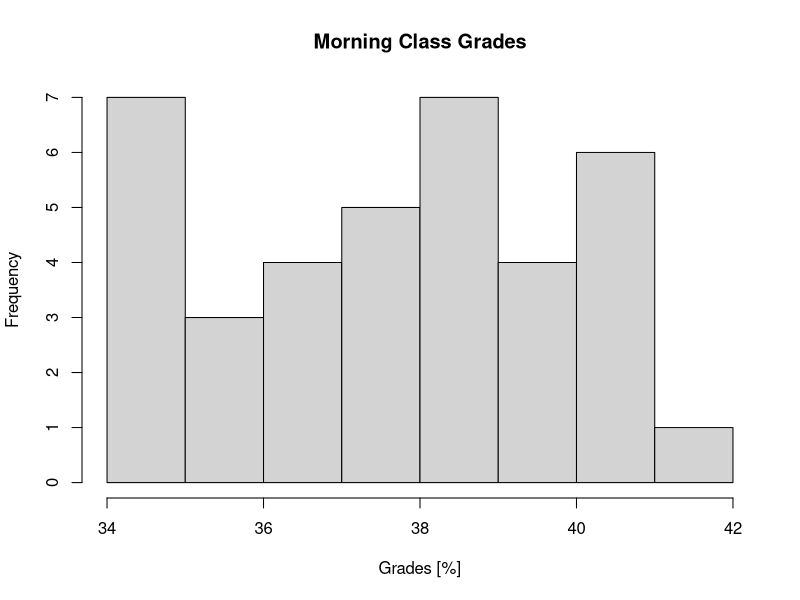
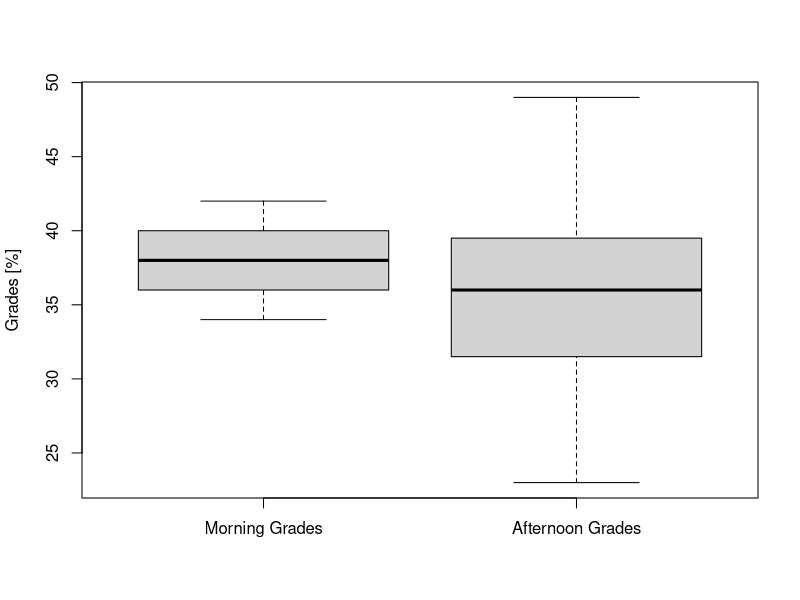

Generate these figures, in order, with R:
# First I will load the data from the text file:
# morning_grades <- read.delim(file.choose(),  stringsAsFactors = FALSE)

morning_grades <- c(39, 35, 39, 39, 40, 37, 41, 39, 42, 40, 37, 35, 38, 36, 40, 35, 38, 36, 39, 35, 38, 35, 39, 38, 40, 38, 41, 41, 37, 34, 41, 37, 41, 35, 39, 36, 41)

afternoon_grades <- c(35, 47, 29, 34, 26, 34, 38, 45, 44, 49, 37, 37, 37, 37, 40, 26, 29, 30, 23, 38, 32, 36, 45, 39, 31, 42, 41, 35, 34, 43, 31, 30, 37, 36, 33)

# Part 1 (a):
title <- "Morning Class Grades"
xlabel <- "Grades [%]"
hist(morning_grades, main = title, xlab = xlabel)

# Part 1 (b):
boxplot(morning_grades, afternoon_grades, names = c("Morning Grades", "Afternoon Grades"), ylab = xlabel)

#Part 1 (c):
print("Moring Grades Mean:")
mean(morning_grades)
print("Afternoon Grades Mean:")
mean(afternoon_grades)
print("Moring Grades Standard Deviation:")
sd(morning_grades)
print("Afternoon Grades Standard Deviation:")
sd(afternoon_grades)


#Part 1 (d):
summary(morning_grades)
summary(afternoon_grades)
